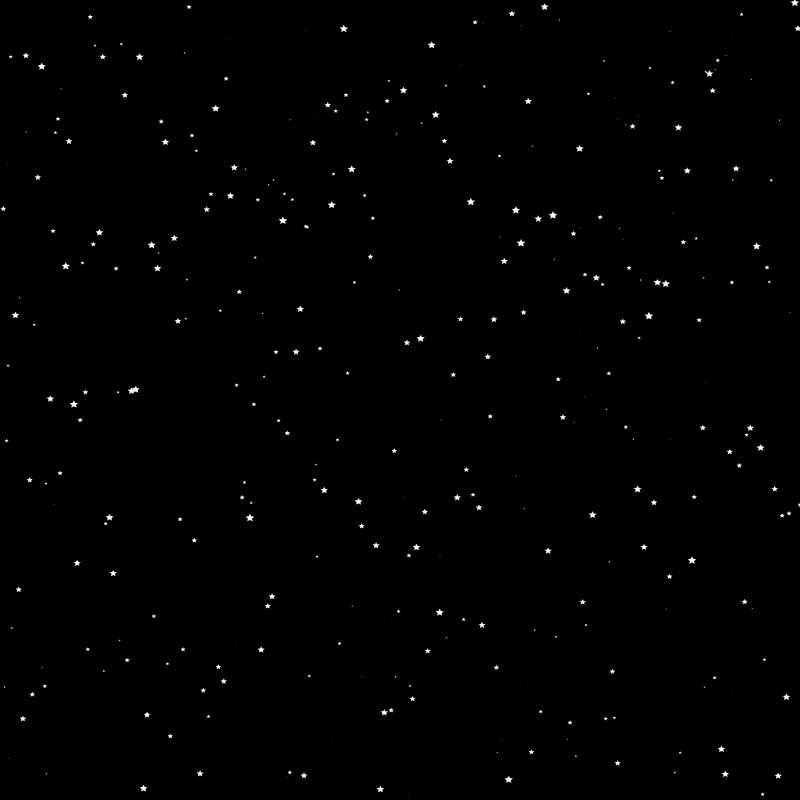
Frame 1 (no input)
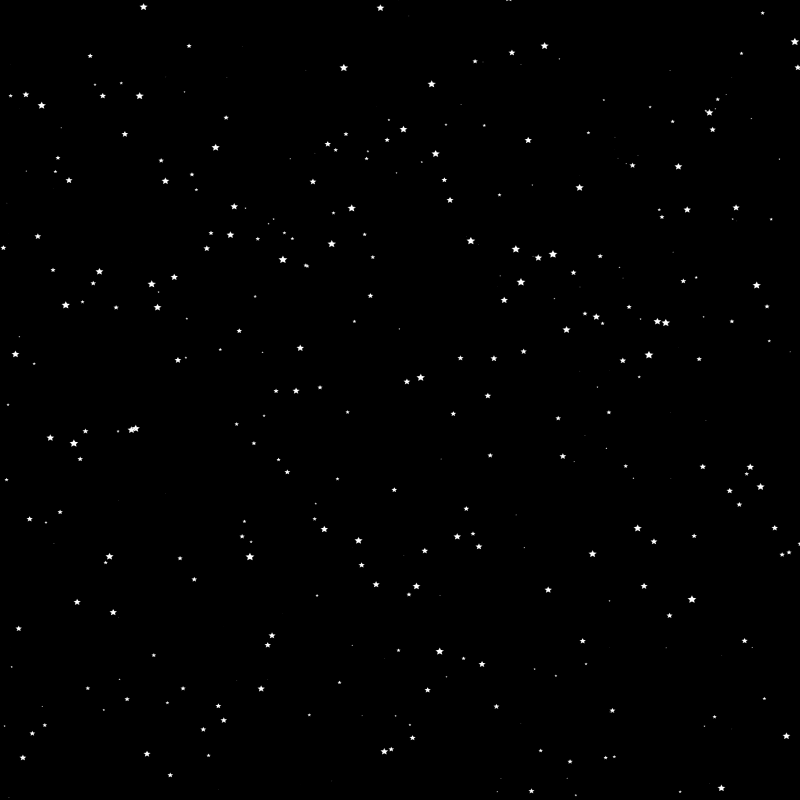
Frame 60 (the mouse pressed at the canvas centre just before this capture)
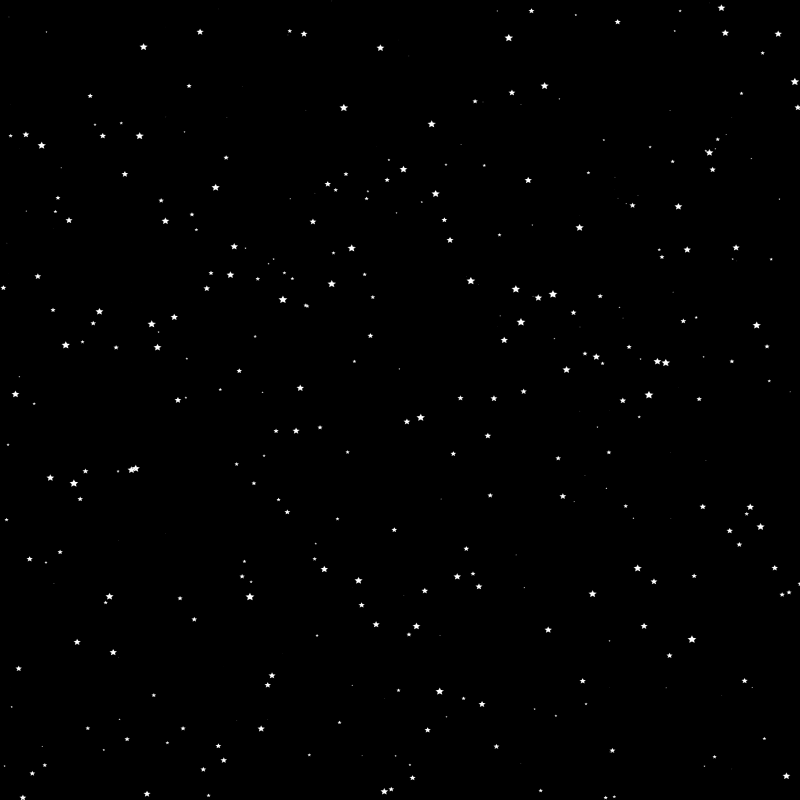
Frame 120 (the mouse held since frame 60 and released just before this capture)

The Processing sketch that drew these frames (run headless with seeded random() and noise(); from frame 60 on, the mouse is pressed at the canvas centre):

// Processing sketch: lines1
// ── lines1.pde
Columns col;
void setup() {
  size(800, 800);
  col = new Columns();
}


void draw() {
 background(0);
 col.display();
  
  
  
}
// ── columns.pde
class Columns {
  float x,y,z;
  ArrayList<Particles> plist = new ArrayList<Particles>();
  Columns() {
    int i = 0;
    while(i < width) {
      float r = random(.5, 5);
      plist.add(new Particles(i+r, random(height), r));
      
      
      i+=r;
      
      
    }
    
  }
  void display() {
    for (int i = plist.size()-1; i >=0; i--) {
      Particles p = plist.get(i);
      p.go();
      
    }
    
    
  }
  
  
  
}
// ── particles.pde
class Particles {
  PVector velocity,acceleration,location;
  PShape s;
  float radii;
  int counter;
  
  Particles(float x1, float y1, float r1) {
    velocity = new PVector(0, 1);
    location = new PVector(x1, y1);
    counter = (int)random(0, 600);
    radii = r1-.5;
    s = createShape();
    s.beginShape();
    s.fill(255);
   // s.stroke(255);
  //  s.strokeWeight(2);
    // Here, we are hardcoding a series of vertices
    s.vertex(0, -50);
    s.vertex(14, -20);
    s.vertex(47, -15);
    s.vertex(23, 7);
    s.vertex(29, 40);
    s.vertex(0, 25);
    s.vertex(-29, 40);
    s.vertex(-23, 7);
    s.vertex(-47, -15);
    s.vertex(-14, -20);
    s.endShape(CLOSE);

    
    
  }
  void go() {
    location.add(velocity);
    shape(s, location.x, location.y, radii, radii*.75);
    if (location.y > height) {
      location.y = -20;
      
    }
    counter++;
    if (counter % 60 < 1) {
      location.y -= 20;
      
    }
    
  }
  
  
  
}
